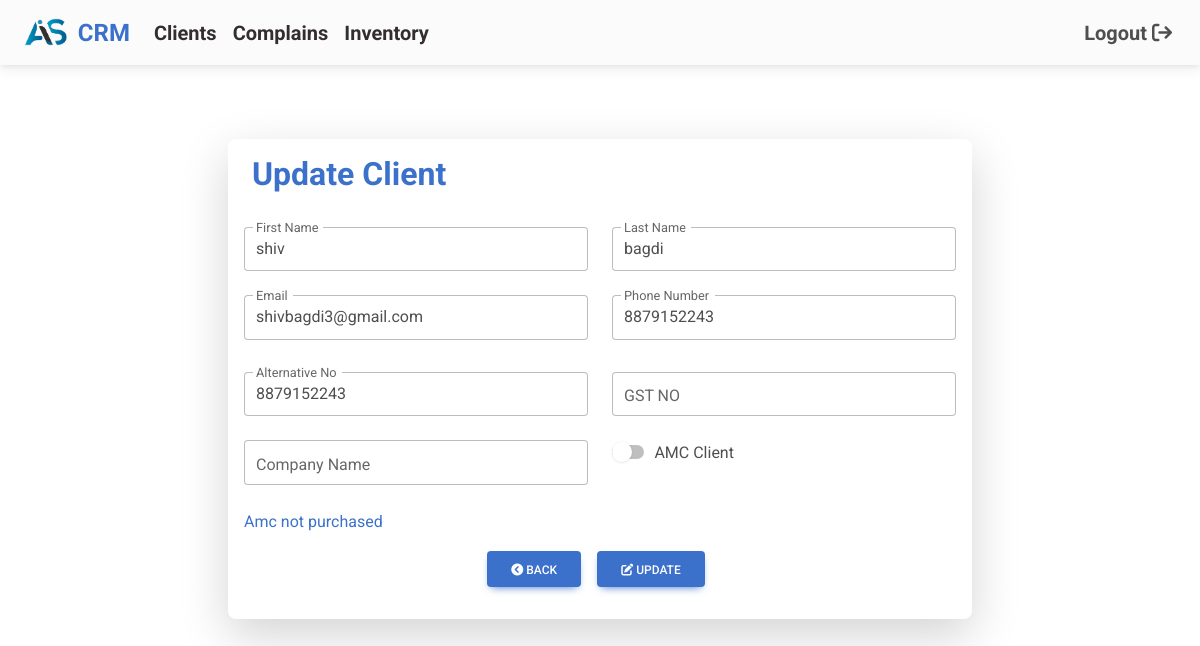
Screenshot of /update-client/121/ (signed in) with the database file from the repository.
### client/models.py (models this page shows, shortened)
class clients(models.Model):
    created_at = models.DateTimeField(auto_now_add=True)
    first_name = models.CharField(max_length=50)
    last_name = models.CharField(max_length=50)
    email = models.CharField(max_length=100, blank=True, unique=True)
    phone = models.IntegerField(unique=True)
    Alternate_no = models.IntegerField(unique=True, blank=True)
    GST_no = models.CharField(max_length=150, unique=True)
    company_name = models.CharField(max_length=50, blank=True)
    amc_client = models.BooleanField(default=False)
    amc_start_date = models.DateField(null=True, blank=True)
    amc_end_date = models.DateField(null=True, blank=True)
    updated_at = models.DateTimeField(auto_now=True, blank=True)

### client/views.py (the view, shortened to what this page needs)
# urls.py: path('update-client/<int:client_id>/', update_client, name='update-client'),
def update_client(request, client_id):
    client = get_object_or_404(clients, id=client_id)
    remaining_days = None
    if client.amc_start_date and client.amc_end_date:
        current_date = datetime.now().date()
        remaining_days = (client.amc_end_date - current_date).days
    return render(request, 'update_client.html', {'client': client, 'remaining_days': remaining_days})

### client/templates/update_client.html (shortened to what this page needs)
{% extends 'base.html' %}
{% block content %}
{% load static %}
<section>
        <div class="container mt-5">
                <form class="col-8 mx-auto card p-3 shadow-lg" method="post"
                        action="{% url 'update-client' client.id %}" id="myForm">
                        <h2 class="text-primary fw-bold ms-2"> Update Client</h2>
                        <br>
                        <div class="row">
                                <div class="col-md-6 mb-4">
                                        <div class="form-outline">
                                                <input type="text" id="firstName" name="first_name"
                                                        value="{{ client.first_name }}"
                                                        class="form-control form-control-lg" />
                                                <label class="form-label" for="firstName">First Name</label>
                                        </div>
                                </div>
                                <div class="col-md-6 mb-4">
                                        <div class="form-outline">
                                                <input type="text" id="lastName" name="last_name"
                                                        value="{{ client.last_name }}"
                                                        class="form-control form-control-lg" />
                                                <label class="form-label" for="lastName">Last Name</label>
                                        </div>
                                </div>
                        </div>
                        <div class="row">
                                <div class="col-md-6 mb-4 pb-2">
                                        <div class="form-outline">
                                                <input type="email" id="emailAddress" name="email"
                                                        value="{{ client.email }}"
                                                        class="form-control form-control-lg" />
                                                <label class="form-label" for="emailAddress">Email</label>
                                        </div>
                                </div>
                                <div class="col-md-6 mb-4 pb-2">
                                        <div class="form-outline">
                                                <input type="tel" id="phoneNumber" name="phone_num"
                                                        value="{{ client.phone }}"
                                                        class="form-control form-control-lg" />
                                                <label class="form-label" for="phoneNumber">Phone Number</label>
                                        </div>
                                </div>
                        </div>
                        <div class="row">
                                <div class="col-md-6 mb-4 d-flex align-items-center">
                                        <div class="form-outline w-100">
                                                <input type="tel" name="alternate_no"
                                                        class="form-control form-control-lg"
                                                        value="{{ client.Alternate_no }}" id="birthdayDate" />
                                                <label for="birthdayDate" class="form-label">Alternative No</label>
                                        </div>
                                </div>
                                <div class="col-md-6 mb-4">
                                        <div class="form-outline w-100">
                                                <input type="text" name="GST_NO" class="form-control form-control-lg"
                                                        value="{{ client.GST_no }}" id="birthdayDate" />
                                                <label for="birthdayDate" class="form-label">GST NO</label>
                                        </div>
                                </div>
                        </div>
                        <div class="row">
                                <div class="col-md-6 mb-4 d-flex align-items-center">
                                        <div class="form-outline w-100">
                                                <input type="tel" name="company_name"
                                                        class="form-control form-control-lg"
                                                        value="{{ client.company_name }}" id="birthdayDate" />
                                                <label for="birthdayDate" class="form-label">Company Name</label>
                                        </div>
                                </div>
                                <div class="col-md-6 mb-4">
                                        <div class="form-outline w-100">
                                                <div class="form-check form-switch">
                                                        <input class="form-check-input" type="checkbox" name="amc"
                                                                role="switch" id="flexSwitchCheckChecked" />
                                                        <label class="form-check-label" for="flexSwitchCheckChecked">AMC
                                                                Client</label>
                                                </div>
                                        </div>
                                </div>
                        </div>
                        <p class="text-primary">
                                {% if remaining_days %}
                                {% if remaining_days > 0 %}
                                Amc Expires in {{ remaining_days }} Days
                                {% else %}
                                Amc Expired {{ remaining_days|add:0 }} Days ago
                                {% endif %}
                                {% else %}
                                Amc not purchased
                                {% endif %}
                        </p>
                        <ul class="nav nav-pills mb-3 justify-content-center" id="pills-tab2" role="tablist">
                                <li class="nav-item me-3" role="presentation">
                                        <a href="{% url 'view-client' %}" class="btn btn-primary">
                                          <i class="fa-solid fa-circle-chevron-left"></i> Back
                                        </a>
                                      </li>
                                <li class="nav-item" role="presentation">
                                        <button class="btn btn-primary" type="submit" id="pills-home-tab2"
                                                data-mdb-toggle="pill" data-mdb-target="#pills-home2" type="button"
                                                role="tab" aria-controls="pills-home" aria-selected="true"><i
                                                        class="fas fa-edit"></i>
                                                Update
                                        </button>
                                </li>
                        </ul>
                </form>
        </div>
</section>
{% endblock %}

### rows the page displays
clients: first_name "shiv", last_name "bagdi", email "shivbagdi3@gmail.com", phone_num "8879152243", alternate_no "8879152243"
